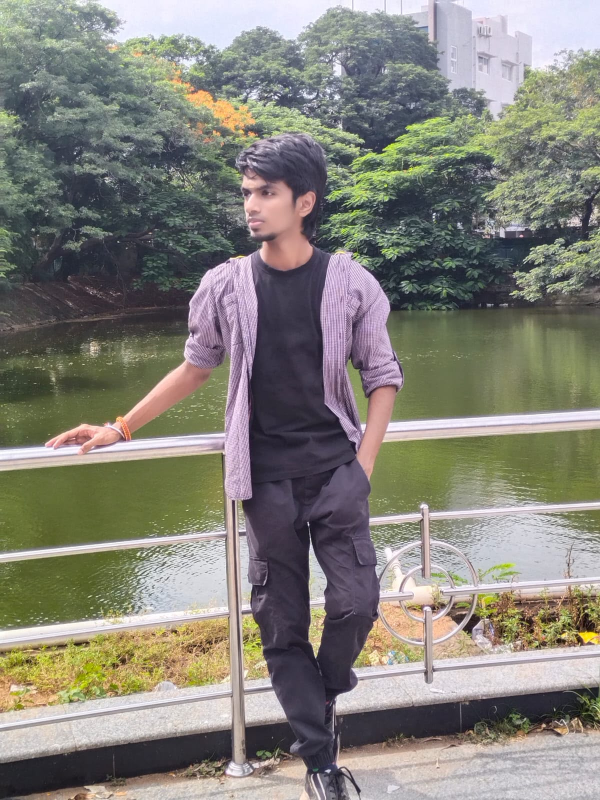
#> input picture sai1.jpeg, 1200 x 1600 px (shown at 1/2 size)
$ jupyter execute 'EXP - 4 RECORD IMAGE TRANSFORMATIONS.ipynb'
#> lines starting #> are read from the running program, lines starting #| are printed output that depends on the picture
## EXP - 4: RECORD IMAGE TRANSFORMATIONS:

## NAME : SAI PRAVEEN C

## REG : NO : 212225230239

[cell 1]
import cv2
import numpy as np
import matplotlib.pyplot as plt

[cell 2]
image = cv2.imread('sai1.jpeg')
#> image is the input picture: shape (1600, 1200, 3); mean B, G, R 121.4, 130, 132.3

[cell 3]
plt.imshow(cv2.cvtColor(image, cv2.COLOR_BGR2RGB))
plt.title("Original Image")
plt.axis('off')

[cell 4]
tx, ty = 100, 50
M_translation = np.float32([[1, 0, tx], [0, 1, ty]])
translated_image = cv2.warpAffine(image, M_translation, (image.shape[1], image.shape[0]))
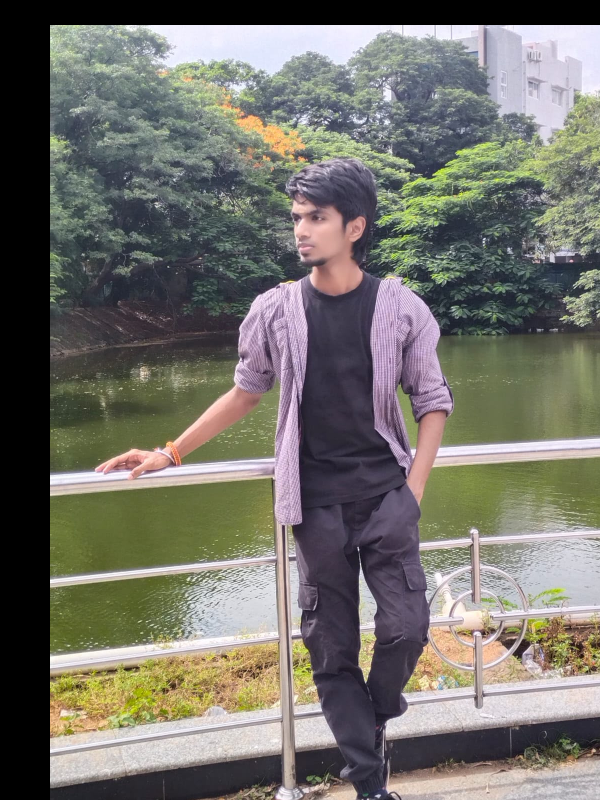
#> translated_image: shape (1600, 1200, 3) (shown at 1/2 size); mean B, G, R 105.9, 113.3, 115.3

[cell 5]
plt.imshow(cv2.cvtColor(translated_image, cv2.COLOR_BGR2RGB))
plt.title("Translated Image")
plt.axis('off')

[cell 6]
fx, fy = 5.0, 2.0
scaled_image = cv2.resize(image, None, fx=fx, fy=fy, interpolation=cv2.INTER_LINEAR)
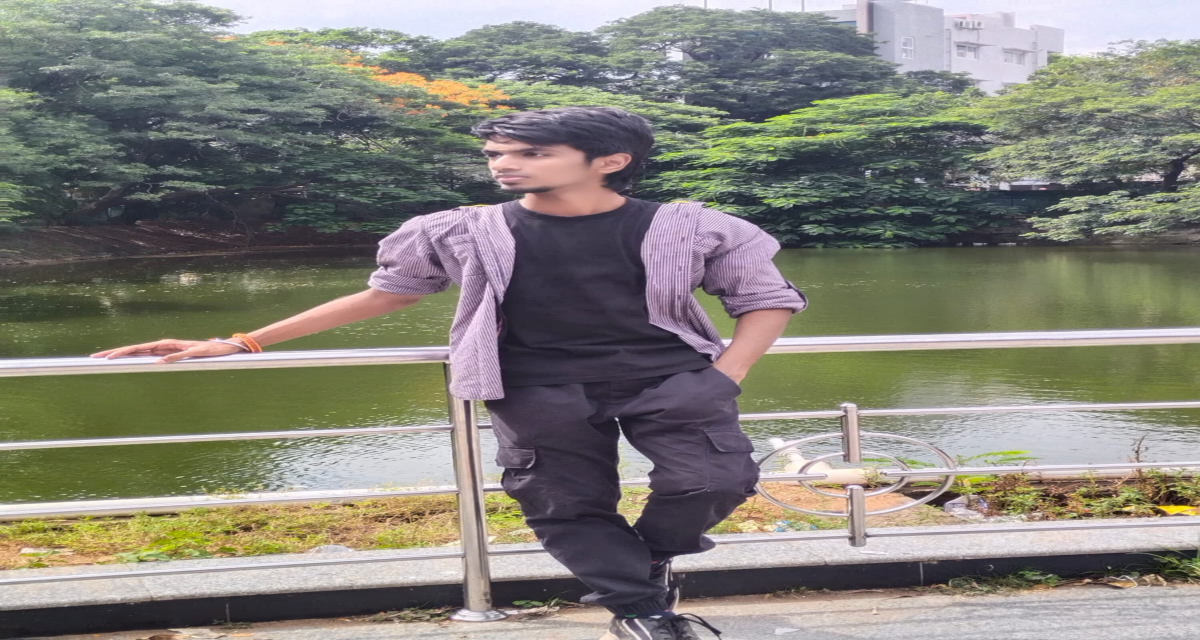
#> scaled_image: shape (3200, 6000, 3) (shown at 1/5 size); mean B, G, R 121.3, 130, 132.3

[cell 7]
plt.imshow(cv2.cvtColor(scaled_image, cv2.COLOR_BGR2RGB))
plt.title("Scaled Image")
plt.axis('off')

[cell 8]
shear_matrix = np.float32([[1, 0.5, 0], [0.5, 1, 0]])
sheared_image = cv2.warpAffine(image, shear_matrix, (image.shape[1], image.shape[0]))
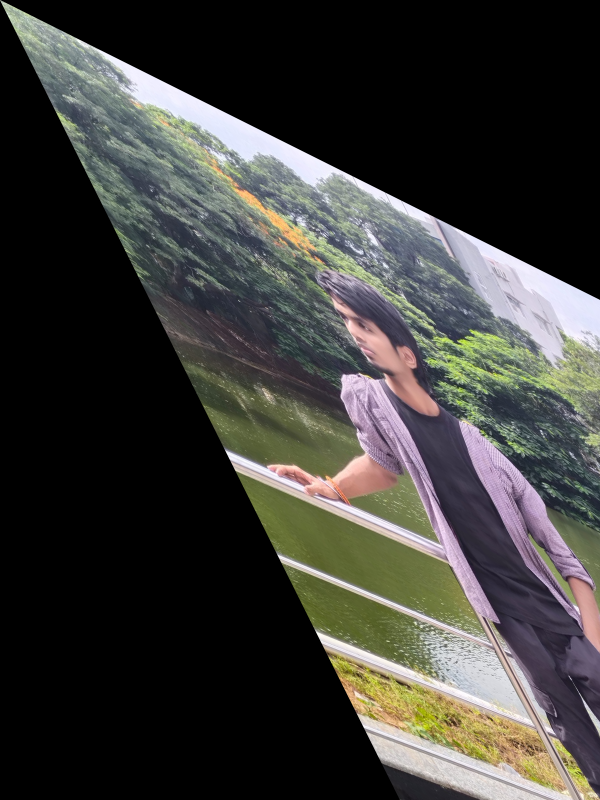
#> sheared_image: shape (1600, 1200, 3) (shown at 1/2 size); mean B, G, R 57.1, 60.8, 61.4

[cell 9]
plt.imshow(cv2.cvtColor(sheared_image, cv2.COLOR_BGR2RGB))
plt.title("Sheared Image")
plt.axis('off')

[cell 10]
reflected_image = cv2.flip(image, 2)
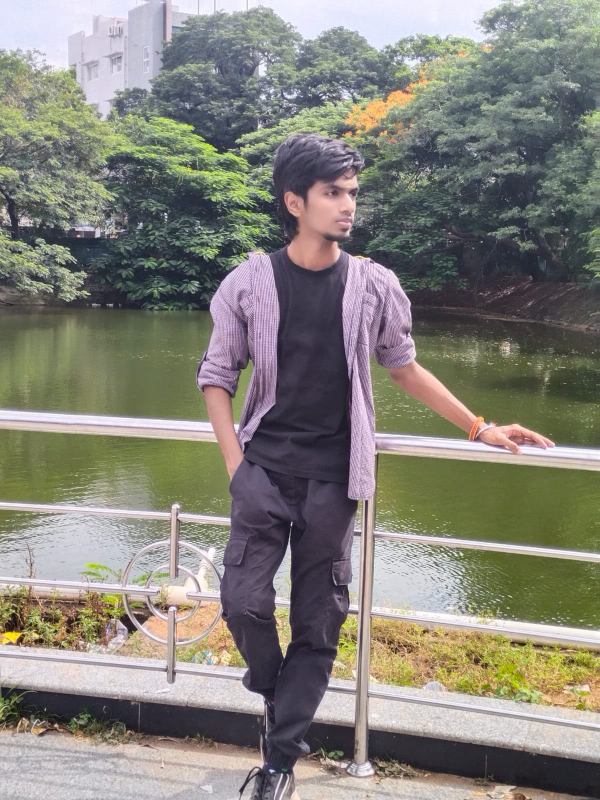
#> reflected_image: shape (1600, 1200, 3) (shown at 1/2 size); mean B, G, R 121.4, 130, 132.3

[cell 11]
plt.imshow(cv2.cvtColor(reflected_image, cv2.COLOR_BGR2RGB))
plt.title("Reflected Image")
plt.axis('off')

[cell 12]
(height, width) = image.shape[:2]
#> height = 1600; width = 1200
angle = 45
center = (width // 2, height // 2)
#> center = (600, 800)
M_rotation = cv2.getRotationMatrix2D(center, angle, 1)
rotated_image = cv2.warpAffine(image, M_rotation, (width, height))
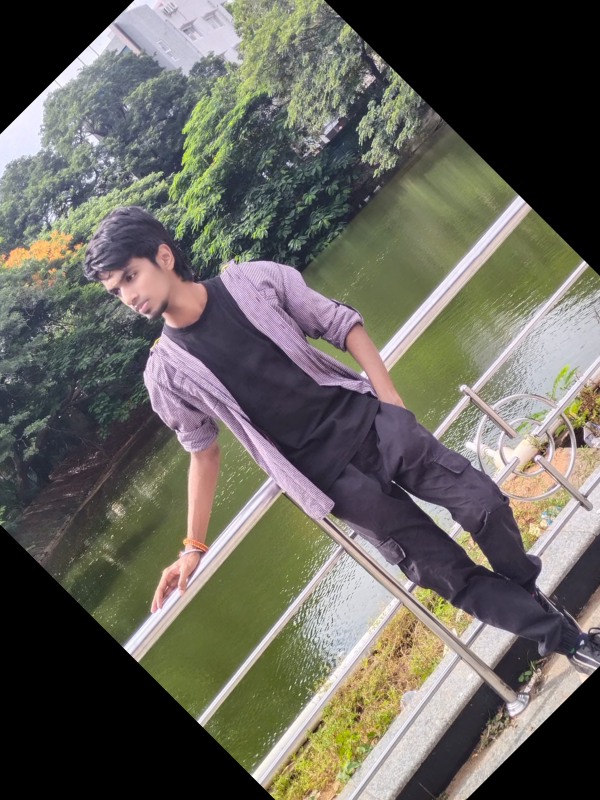
#> rotated_image: shape (1600, 1200, 3) (shown at 1/2 size); mean B, G, R 92.3, 100.3, 102.5

[cell 13]
plt.imshow(cv2.cvtColor(rotated_image, cv2.COLOR_BGR2RGB))
plt.title("Rotated Image")
plt.axis('off')

[cell 14]
x, y, w, h = 100, 100, 200, 150
cropped_image = image[y:y+h, x:x+w]
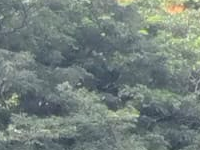
#> cropped_image: shape (150, 200, 3); mean B, G, R 124.8, 129.2, 116

[cell 15]
plt.imshow(cv2.cvtColor(cropped_image, cv2.COLOR_BGR2RGB))
plt.title("Cropped Image")
plt.axis('off')
